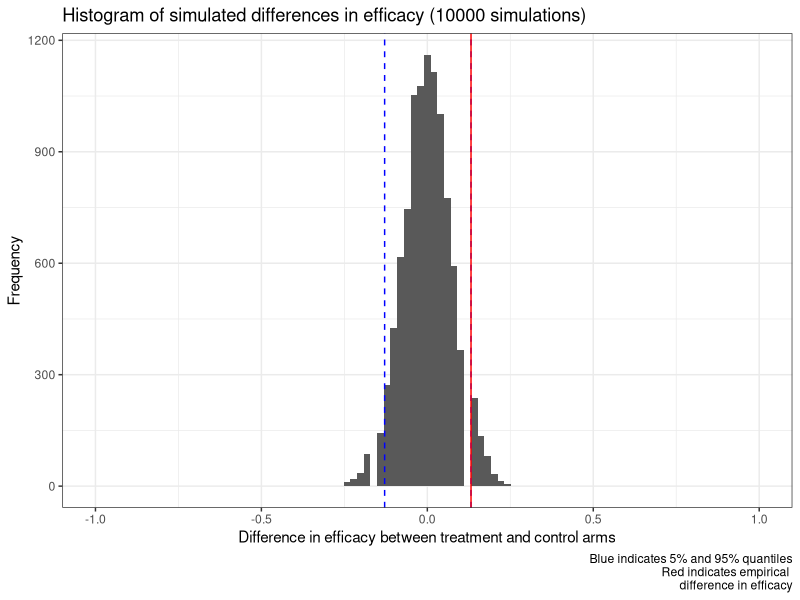
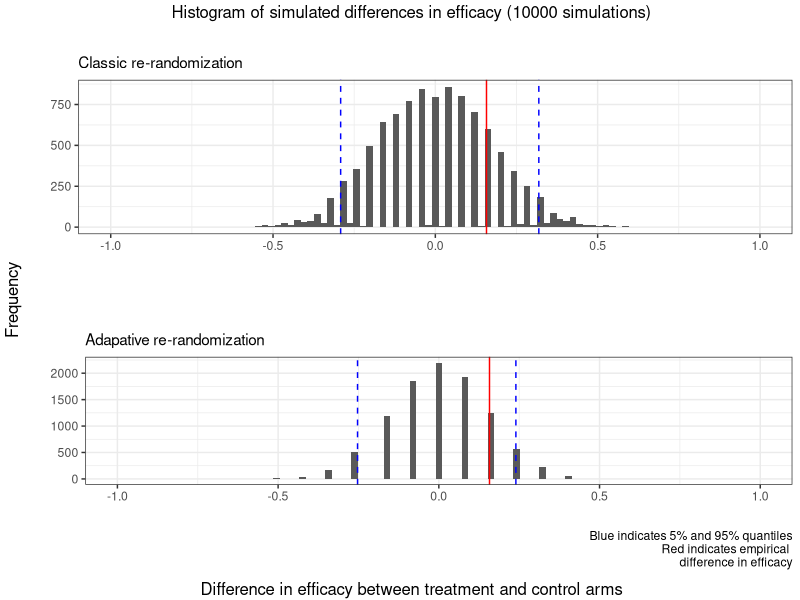

The R source for these figures, in order:
## ---- chunk 1
# clear environment
rm(list=ls())

# setup options
knitr::opts_chunk$set(echo = FALSE, message = FALSE)
options(knitr.kable.NA = '-')
ndigits = 3
options(digits = ndigits)
labs = knitr::all_labels()
labs = labs[!labs %in% c("setup", "llm_appendix", "allcode")]
## ---- chunk 2

# load relevant packages
library(dplyr)      # data frame manipulation
library(ggplot2)    # plotting
library(gridExtra)  # grid of plots
## ---- chunk 3

## ===============
## Question 1
## ===============
# helper function that takes in clinical trial data and runs a permutation test 
# to evaluate if the data is consistent with the hypothesis that standard-of-care 
# is at least effective as new treatment
calc_summary_stat <- function(data) {
  # split cases and controls
  data.cases = subset(data, tx==1)
  data.controls = subset(data, tx==0)
  # compute difference in proportion of successes among cases vs controls
  summary.stat = mean(data.cases$outcome) - mean(data.controls$outcome)
  return(summary.stat)
}

# helper function
permute_treatment <- function(data, 
                              adaptive=FALSE) {
  perm.data = data
  # adaptive randomization (this is used in Question 2)
  if (adaptive) {
    # perm.data = data %>% arrange(order)  # optional ordering
    s_new = 0
    f_old = 0
    totalP = 0
    for (i in perm.data$order) {
      currentP = perm.data[i,]  # row of current patient
      # compute probability of receiving new treatment
      p_new = (1+3*(s_new+f_old)) / (2+3*totalP)
      # assign current patient to treatment or control arm
      tx_new = rbinom(1, 1, p_new)
      currentP$tx = tx_new
      # update number of success among treated and failures among controls
      s_new = ifelse(currentP$tx & currentP$outcome, s_new+1, s_new)
      f_old = ifelse(!currentP$tx & !currentP$outcome, f_old+1, f_old)
      totalP = totalP+1   # increment number of assigned patients
      # insert updated patient data back into sample data
      perm.data[i,] = currentP
    }
  }
  # classical randomization (this is used in Question 1)
  else {
    perm.data$tx = sample(data$tx)  # re-randomize the outcomes of our sample
  }
  return(perm.data)
}

# helper function
sim_one_trial <- function(data, 
                          adaptive=FALSE) {
  # permute treatment within our sample
  perm.data = permute_treatment(data, adaptive)
  summary.stat = calc_summary_stat(perm.data) # return a summary statistic
  return(summary.stat)
}

# function
perm_test <- function(data, 
                      adaptive=FALSE) {
  # simulate a sampling distribution of the summary statistic using many 
  # permutations of the data
  n.permutations = 10000
  permutations = replicate(n.permutations, sim_one_trial(data, adaptive))
  return(list(output=permutations, n=n.permutations))
}

## helper function to visualize permutation output
plot_perm_test <- function(perm.test, 
                           observed.stat, 
                           plot=TRUE) {
  simulated.summary.stats = perm.test$output
  n.sims = perm.test$n
  simulated.quantiles = quantile(simulated.summary.stats, probs=c(0.05, 0.95))
  title = paste("Histogram of simulated differences in efficacy (", n.sims, 
                " simulations)", sep="")
  caption = "Blue indicates 5% and 95% quantiles\nRed indicates empirical 
            difference in efficacy"
  # visually compare our observed value to the simulated sampling distribution
  gg = ggplot() + 
    # visualize the simulated sampling distribution with its 5% and 95% quantiles
    geom_histogram(aes(simulated.summary.stats), bins = 100) + 
    geom_vline(xintercept=simulated.quantiles, linetype=2, col="blue") +
    # visualize our observed statistic
    geom_vline(xintercept=observed.stat, col="red") +
    labs(title=title, caption=caption) + 
    xlab("Difference in efficacy between treatment and control arms") + 
    ylab("Frequency") + 
    xlim(-1,1) +
    theme_bw()
  if (plot) {print(gg)}
  return(gg)
}
## ---- chunk 4

## conduct a permutation test of treatment efficacy using example data
# load example data
nsclc <- read.table("../data/nsclc-modified.txt")
test.data <- nsclc %>% select(tx=response,outcome=survival.past.400)

# compute our empirical summary statistic
summary.stat <- calc_summary_stat(test.data)
# simulate a sampling distributions of the summary statistic using permutations
set.seed(1)
perm.test <- perm_test(test.data)
simulated.summary.stats <- perm.test$output

# visually compare our observed value to the simulated sampling distribution
gg <- plot_perm_test(perm.test, summary.stat, plot=TRUE)
# compute proportions of simulation that are greater than our observation
pval <- mean(simulated.summary.stats > summary.stat)
## ---- chunk 5

## ===============
## Question 2
## ===============

## see function `permute_treatment()`, which has a parameter that toggles adaptive
## or classic re-randomization of treatment
## ---- chunk 6

## conduct a permutation test of treatment efficacy using the example data
adptv <- read.delim("../data/HW2-adaptive-trial.txt", sep=",")
summary.stat <- calc_summary_stat(adptv)  # compute our empirical statistic
# simulate a sampling distributions of the statistic using permutations
set.seed(1)
perm.test <- perm_test(data=adptv, adaptive=TRUE)
simulated.summary.stats <- perm.test$output

# find the 5% and 95% quantiles of our simulated values
# simulated.quantiles <- quantile(perm.test$output, probs=c(0.05, 0.95))

# compute percentage of simulated summary statistics that are greater than our
# observed summary statistic
pval <- mean(simulated.summary.stats > summary.stat)
## ---- chunk 7

## ===============
## Question 3
## ===============

# simulate a sampling distributions of the summary statistic using permutations
set.seed(1)
perm.test2 <- perm_test(data=adptv)  # "adaptive=FALSE" is a default argument 
pval2 <- mean(perm.test2$output > summary.stat)

# visually compare our observed value to the simulated sampling distribution
gg <- plot_perm_test(perm.test, summary.stat, plot=FALSE)
gg2 <- plot_perm_test(perm.test2, summary.stat, plot=FALSE)

gridExtra::grid.arrange(
  gg + labs(title="", caption="", subtitle="Classic re-randomization") +
    xlab("") + ylab(""),
  gg2 + labs(title="", subtitle="Adapative re-randomization") + 
    xlab("") + ylab(""),
  top=gg$labels$title, left=gg$labels$y, bottom=gg$labels$x)
